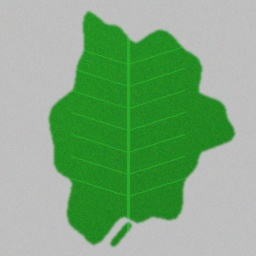
#> input picture sample_leaves/sample_tomato___healthy.jpg, 256 x 256 px
$ python eda.py
#> lines starting #> are read from the running program, lines starting #| are printed output that depends on the picture
import os
import json
import numpy as np
import matplotlib
matplotlib.use('Agg')
import matplotlib.pyplot as plt
import seaborn as sns
from PIL import Image
import cv2

PROJECT_DIR = os.path.dirname(os.path.abspath(__file__))
CHARTS_DIR = os.path.join(PROJECT_DIR, "temp_charts")
MODELS_DIR = os.path.join(PROJECT_DIR, "models")
DATASET_DIR = os.path.join(PROJECT_DIR, "dataset")
SAMPLES_DIR = os.path.join(PROJECT_DIR, "sample_leaves")

os.makedirs(CHARTS_DIR, exist_ok=True)

# Styling palette
PRIMARY_GREEN = "#10B981"
DARK_GREEN = "#065F46"
ACCENT_AMBER = "#F59E0B"
ACCENT_RED = "#EF4444"
BG_DARK = "#0F172A"
TEXT_COLOR = "#F8FAFC"

plt.rcParams.update({
    'font.sans-serif': 'DejaVu Sans',
    'axes.edgecolor': '#334155',
    'axes.linewidth': 1.2,
    'grid.color': '#1E293B',
    'grid.linestyle': '--',
    'grid.alpha': 0.6
})

def generate_all_eda_charts():
    print("Generating comprehensive EDA and diagnostic charts...")

    # Load class metadata & database
    db_path = os.path.join(MODELS_DIR, "disease_database.json")
    if os.path.exists(db_path):
        with open(db_path, "r") as f:
#> (reads models/disease_database.json from the repository)
            disease_db = json.load(f)
    else:
        disease_db = {}

    # 1. CLASS DISTRIBUTION CHART
    fig, ax = plt.subplots(figsize=(12, 6), facecolor="#0F172A")
    ax.set_facecolor("#1E293B")

    crops = {}
    for key, data in disease_db.items():
        crop = data.get("crop", "Other")
        crops[crop] = crops.get(crop, 0) + 1

    crops_sorted = sorted(crops.items(), key=lambda x: x[1], reverse=True)
    crop_names = [c[0] for c in crops_sorted]
    crop_counts = [c[1] for c in crops_sorted]

    bars = ax.bar(crop_names, crop_counts, color=["#10B981", "#3B82F6", "#F59E0B", "#EC4899", "#8B5CF6"], edgecolor="#F8FAFC", linewidth=1.5, width=0.55)
    for bar in bars:
        height = bar.get_height()
        ax.annotate(f'{int(height)} Conditions',
                    xy=(bar.get_x() + bar.get_width() / 2, height),
                    xytext=(0, 5), textcoords="offset points",
                    ha='center', va='bottom', fontsize=11, fontweight='bold', color="#F8FAFC")

    ax.set_title("PlantVillage Dataset: Disease Conditions Monitored Per Crop Category", fontsize=14, fontweight='bold', color="#F8FAFC", pad=15)
    ax.set_xlabel("Crop Classification", fontsize=12, fontweight='bold', color="#94A3B8")
    ax.set_ylabel("Number of Diagnosed States", fontsize=12, fontweight='bold', color="#94A3B8")
    ax.tick_params(colors="#94A3B8", labelsize=11)
    ax.grid(axis='y', alpha=0.3)
    plt.tight_layout()
    chart1_path = os.path.join(CHARTS_DIR, "class_distribution.png")
    fig.savefig(chart1_path, dpi=300, facecolor=fig.get_facecolor(), bbox_inches='tight')
#> figure, not shown here; tallest bar 4 high, from x = -0.275 to 0.275
    plt.close(fig)
    print("Saved:", chart1_path)

    # 2. RGB COLOR DISTRIBUTION: HEALTHY VS DISEASED LEAVES
    fig, (ax1, ax2) = plt.subplots(1, 2, figsize=(14, 5), facecolor="#0F172A")
    ax1.set_facecolor("#1E293B")
    ax2.set_facecolor("#1E293B")

    healthy_sample = os.path.join(SAMPLES_DIR, "sample_tomato___healthy.jpg")
    diseased_sample = os.path.join(SAMPLES_DIR, "sample_tomato___early_blight.jpg")

    if os.path.exists(healthy_sample) and os.path.exists(diseased_sample):
        h_img = np.array(Image.open(healthy_sample).convert('RGB'))
#> h_img is the input picture: shape (256, 256, 3); mean R, G, B 127.2, 170.1, 127.1
        d_img = np.array(Image.open(diseased_sample).convert('RGB'))
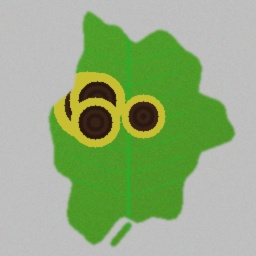
#> input picture sample_leaves/sample_tomato___early_blight.jpg, 256 x 256 px
#> d_img is the input picture: shape (256, 256, 3); mean R, G, B 149.1, 173.2, 129.3

        colors = ('#EF4444', '#10B981', '#3B82F6')
        color_labels = ('Red Channel', 'Green Channel (Chlorophyll)', 'Blue Channel')

        for i, (col, lbl) in enumerate(zip(colors, color_labels)):
            hist_h, bins = np.histogram(h_img[:, :, i], bins=50, range=(0, 256), density=True)
            hist_d, _ = np.histogram(d_img[:, :, i], bins=50, range=(0, 256), density=True)
            bin_centers = (bins[:-1] + bins[1:]) / 2
            ax1.plot(bin_centers, hist_h, color=col, label=lbl, linewidth=2.2)
            ax2.plot(bin_centers, hist_d, color=col, label=lbl, linewidth=2.2)

        ax1.set_title("Healthy Tomato Leaf: High Green Peak (Chlorophyll Saturation)", fontsize=11, fontweight='bold', color="#10B981")
        ax1.set_xlabel("Pixel Intensity (0 - 255)", fontsize=10, color="#94A3B8")
        ax1.set_ylabel("Pixel Density", fontsize=10, color="#94A3B8")
        ax1.tick_params(colors="#94A3B8")
        ax1.legend(loc='upper right', facecolor="#0F172A", edgecolor="#334155", labelcolor="#F8FAFC")
        ax1.grid(alpha=0.3)

        ax2.set_title("Early Blight Leaf: Shift Toward Red/Necrotic Pigmentation", fontsize=11, fontweight='bold', color="#EF4444")
        ax2.set_xlabel("Pixel Intensity (0 - 255)", fontsize=10, color="#94A3B8")
        ax2.tick_params(colors="#94A3B8")
        ax2.legend(loc='upper right', facecolor="#0F172A", edgecolor="#334155", labelcolor="#F8FAFC")
        ax2.grid(alpha=0.3)

    plt.suptitle("RGB Spectral Profile Comparison: Chlorophyll Green vs Necrotic Lesions", fontsize=13, fontweight='bold', color="#F8FAFC", y=1.02)
    plt.tight_layout()
    chart2_path = os.path.join(CHARTS_DIR, "rgb_color_distribution.png")
    fig.savefig(chart2_path, dpi=300, facecolor=fig.get_facecolor(), bbox_inches='tight')
#> figure, not shown here; panel 1: curve peaks at x = 192, y = 0.0853; panel 1: curve peaks at x = 192, y = 0.0886; panel 1: curve peaks at x = 192, y = 0.081; panel 2: curve peaks at x = 192, y = 0.0864
    plt.close(fig)
    print("Saved:", chart2_path)

    # 3. HSV COLOR SPACE DENSITY (HUE MAPPING)
    fig, ax = plt.subplots(figsize=(10, 5), facecolor="#0F172A")
    ax.set_facecolor("#1E293B")

    if os.path.exists(healthy_sample) and os.path.exists(diseased_sample):
        h_hsv = cv2.cvtColor(h_img, cv2.COLOR_RGB2HSV)
#> h_hsv: shape (256, 256, 3); mean H, S, V 47.5, 79.3, 170.4
        d_hsv = cv2.cvtColor(d_img, cv2.COLOR_RGB2HSV)
#> d_hsv: shape (256, 256, 3); mean H, S, V 40.7, 76.4, 174.5

        hue_h, bins = np.histogram(h_hsv[:, :, 0], bins=60, range=(0, 180), density=True)
#> hue_h = 60 values, max 0.11 at index 0, min 0 at index 1, mean 0.00556; bins = 61 values from 0 to 180
        hue_d, _ = np.histogram(d_hsv[:, :, 0], bins=60, range=(0, 180), density=True)
#> hue_d = 60 values, max 0.11 at index 0, min 0 at index 28, mean 0.00556
        bin_c = (bins[:-1] + bins[1:]) / 2
#> bin_c = 60 values from 1.5 to 178.5

        ax.plot(bin_c, hue_h, color="#10B981", label="Healthy Foliage (Strong Green Band ~35-75°)", linewidth=2.5)
        ax.fill_between(bin_c, 0, hue_h, color="#10B981", alpha=0.25)

        ax.plot(bin_c, hue_d, color="#F59E0B", label="Diseased Foliage (Chlorosis & Necrosis Band ~10-30°)", linewidth=2.5)
        ax.fill_between(bin_c, 0, hue_d, color="#F59E0B", alpha=0.25)

        ax.set_title("HSV Hue Spectral Distribution: Detecting Chlorotic Yellowing & Necrosis", fontsize=13, fontweight='bold', color="#F8FAFC", pad=12)
        ax.set_xlabel("Hue Angle (Degrees in OpenCV [0-180])", fontsize=11, color="#94A3B8")
        ax.set_ylabel("Relative Pixel Frequency", fontsize=11, color="#94A3B8")
        ax.tick_params(colors="#94A3B8")
        ax.legend(facecolor="#0F172A", edgecolor="#334155", labelcolor="#F8FAFC", loc='upper right')
        ax.grid(alpha=0.3)

    plt.tight_layout()
    chart3_path = os.path.join(CHARTS_DIR, "hsv_color_space.png")
    fig.savefig(chart3_path, dpi=300, facecolor=fig.get_facecolor(), bbox_inches='tight')
#> figure, not shown here; curve peaks at x = 1.5, y = 0.11; curve peaks at x = 1.5, y = 0.11
    plt.close(fig)
    print("Saved:", chart3_path)

    # 4. DATA AUGMENTATION PIPELINE VISUALIZATION
    if os.path.exists(healthy_sample):
        orig_img = Image.open(healthy_sample).resize((128, 128))
        orig_np = np.array(orig_img)

        fig, axes = plt.subplots(1, 5, figsize=(15, 3.5), facecolor="#0F172A")
        aug_titles = ["Original", "Random Rotation (90°)", "Horizontal Flip", "Zoom / Crop", "Brightness Shift"]

        # Augmentations
        a1 = orig_np
        a2 = np.rot90(orig_np, 1)
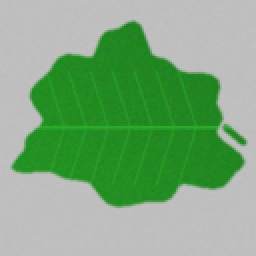
#> a2: shape (128, 128, 3) (shown 2 times larger); mean R, G, B 127.2, 170.1, 127.1
        a3 = np.fliplr(orig_np)
        h_crop, w_crop = 100, 100
        crop = orig_np[14:114, 14:114]
        a4 = cv2.resize(crop, (128, 128))
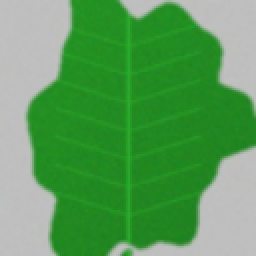
#> a4: shape (128, 128, 3) (shown 2 times larger); mean R, G, B 90.3, 158.1, 90.2
        a5 = np.clip(orig_np * 1.35, 0, 255).astype(np.uint8)
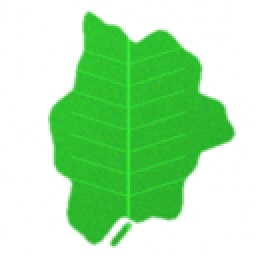
#> a5: shape (128, 128, 3) (shown 2 times larger); mean R, G, B 170.2, 228.1, 170.1

        augs = [a1, a2, a3, a4, a5]
        for ax, img, title in zip(axes, augs, aug_titles):
            ax.set_facecolor("#1E293B")
            ax.imshow(img)
            ax.set_title(title, fontsize=10, fontweight='bold', color="#F8FAFC")
            ax.axis('off')
#> this loop made 5 passes
#> title on passes 1 to 5: 'Original', 'Random Rotation (90°)', 'Horizontal Flip', 'Zoom / Crop', 'Brightness Shift'

        plt.suptitle("Deep Learning Data Augmentation Pipeline: Enhancing Generalization in Field Imagery", fontsize=13, fontweight='bold', color="#10B981", y=1.05)
        plt.tight_layout()
        chart4_path = os.path.join(CHARTS_DIR, "augmentation_pipeline.png")
        fig.savefig(chart4_path, dpi=300, facecolor=fig.get_facecolor(), bbox_inches='tight')
        plt.close(fig)
        print("Saved:", chart4_path)

    # 5. MODEL BENCHMARKS (CNN vs Transfer Learning)
    metrics_path = os.path.join(MODELS_DIR, "model_metrics.json")
    if os.path.exists(metrics_path):
        with open(metrics_path, "r") as f:
#> (reads models/model_metrics.json from the repository)
            metrics = json.load(f)

        cnn_data = metrics["models"]["Custom_CNN"]
        mob_data = metrics["models"]["Transfer_MobileNetV2"]

        # Bar comparison
        fig, ax = plt.subplots(figsize=(10, 5), facecolor="#0F172A")
        ax.set_facecolor("#1E293B")

        categories = ['Accuracy', 'Precision', 'Recall', 'F1-Score']
        cnn_scores = [cnn_data['accuracy'] * 100, cnn_data['precision'] * 100, cnn_data['recall'] * 100, cnn_data['f1_score'] * 100]
        mob_scores = [mob_data['accuracy'] * 100, mob_data['precision'] * 100, mob_data['recall'] * 100, mob_data['f1_score'] * 100]

        x = np.arange(len(categories))
        width = 0.35

        rects1 = ax.bar(x - width/2, cnn_scores, width, label='Custom Deep CNN (Scratch)', color='#3B82F6', edgecolor="#F8FAFC", linewidth=1.2)
        rects2 = ax.bar(x + width/2, mob_scores, width, label='Transfer Learning (MobileNetV2)', color='#10B981', edgecolor="#F8FAFC", linewidth=1.2)

        for rect in rects1:
            h = rect.get_height()
            ax.annotate(f'{h:.1f}%', xy=(rect.get_x() + rect.get_width() / 2, h),
                        xytext=(0, 3), textcoords="offset points", ha='center', va='bottom', fontsize=10, fontweight='bold', color="#93C5FD")

        for rect in rects2:
            h = rect.get_height()
            ax.annotate(f'{h:.1f}%', xy=(rect.get_x() + rect.get_width() / 2, h),
                        xytext=(0, 3), textcoords="offset points", ha='center', va='bottom', fontsize=10, fontweight='bold', color="#6EE7B7")

        ax.set_title("Performance Comparison: Custom CNN vs Transfer Learning MobileNetV2", fontsize=13, fontweight='bold', color="#F8FAFC", pad=15)
        ax.set_ylabel("Score (%)", fontsize=11, color="#94A3B8")
        ax.set_xticks(x)
        ax.set_xticklabels(categories, fontsize=11, fontweight='bold', color="#F8FAFC")
        ax.set_ylim(0, 115)
        ax.tick_params(colors="#94A3B8")
        ax.legend(facecolor="#0F172A", edgecolor="#334155", labelcolor="#F8FAFC", loc='upper right')
        ax.grid(axis='y', alpha=0.3)
        plt.tight_layout()
        chart5_path = os.path.join(CHARTS_DIR, "model_accuracy_comparison.png")
        fig.savefig(chart5_path, dpi=300, facecolor=fig.get_facecolor(), bbox_inches='tight')
#> figure, not shown here; tallest bar 98.75 high, from x = 0.65 to 1
        plt.close(fig)
        print("Saved:", chart5_path)

        # 6. TRAINING & VALIDATION LOSS/ACCURACY CURVES
        fig, (ax1, ax2) = plt.subplots(1, 2, figsize=(14, 5), facecolor="#0F172A")
        ax1.set_facecolor("#1E293B")
        ax2.set_facecolor("#1E293B")

        cnn_epochs = range(1, len(cnn_data['train_history']['accuracy']) + 1)
        mob_epochs = range(1, len(mob_data['train_history']['accuracy']) + 1)

        # Accuracy curves
        ax1.plot(cnn_epochs, [v * 100 for v in cnn_data['train_history']['accuracy']], color="#3B82F6", linestyle="--", label="CNN Train Acc")
        ax1.plot(cnn_epochs, [v * 100 for v in cnn_data['train_history']['val_accuracy']], color="#60A5FA", linewidth=2.2, label="CNN Val Acc")
        ax1.plot(mob_epochs, [v * 100 for v in mob_data['train_history']['accuracy']], color="#059669", linestyle="--", label="MobileNetV2 Train Acc")
        ax1.plot(mob_epochs, [v * 100 for v in mob_data['train_history']['val_accuracy']], color="#10B981", linewidth=2.2, label="MobileNetV2 Val Acc")

        ax1.set_title("Training & Validation Accuracy Across Epochs", fontsize=11, fontweight='bold', color="#F8FAFC")
        ax1.set_xlabel("Epochs", fontsize=10, color="#94A3B8")
        ax1.set_ylabel("Accuracy (%)", fontsize=10, color="#94A3B8")
        ax1.tick_params(colors="#94A3B8")
        ax1.legend(facecolor="#0F172A", edgecolor="#334155", labelcolor="#F8FAFC", fontsize=9)
        ax1.grid(alpha=0.3)

        # Loss curves
        ax2.plot(cnn_epochs, cnn_data['train_history']['loss'], color="#3B82F6", linestyle="--", label="CNN Train Loss")
        ax2.plot(cnn_epochs, cnn_data['train_history']['val_loss'], color="#60A5FA", linewidth=2.2, label="CNN Val Loss")
        ax2.plot(mob_epochs, mob_data['train_history']['loss'], color="#059669", linestyle="--", label="MobileNetV2 Train Loss")
        ax2.plot(mob_epochs, mob_data['train_history']['val_loss'], color="#10B981", linewidth=2.2, label="MobileNetV2 Val Loss")

        ax2.set_title("Categorical Cross-Entropy Loss Convergence", fontsize=11, fontweight='bold', color="#F8FAFC")
        ax2.set_xlabel("Epochs", fontsize=10, color="#94A3B8")
        ax2.set_ylabel("Cross-Entropy Loss", fontsize=10, color="#94A3B8")
        ax2.tick_params(colors="#94A3B8")
        ax2.legend(facecolor="#0F172A", edgecolor="#334155", labelcolor="#F8FAFC", fontsize=9)
        ax2.grid(alpha=0.3)

        plt.suptitle("Model Learning Dynamics & Generalization Convergence", fontsize=13, fontweight='bold', color="#10B981", y=1.02)
        plt.tight_layout()
        chart6_path = os.path.join(CHARTS_DIR, "loss_accuracy_curves.png")
        fig.savefig(chart6_path, dpi=300, facecolor=fig.get_facecolor(), bbox_inches='tight')
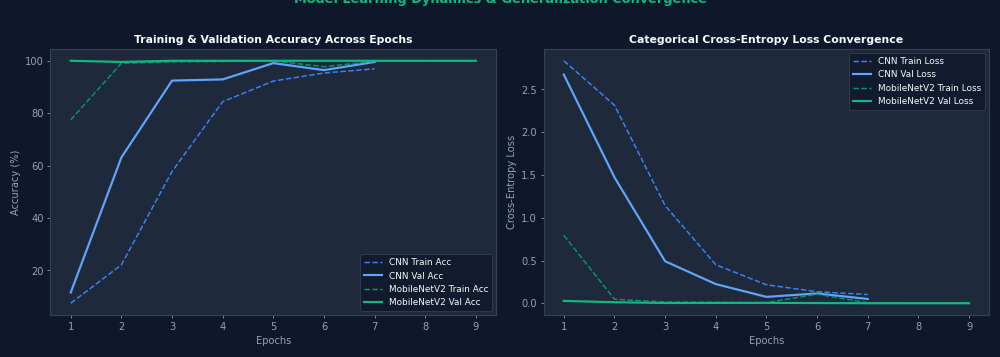
#> figure drawn by matplotlib, 2 panels
        plt.close(fig)
        print("Saved:", chart6_path)

        # 6B. CONFUSION MATRIX HEATMAP (CNN)
        fig, ax = plt.subplots(figsize=(11, 9), facecolor="#0F172A")
        ax.set_facecolor("#1E293B")
        cm_cnn = np.array(cnn_data['confusion_matrix'])
        class_short = [c.replace("___", "\n").replace("_", " ") for c in metrics["dataset_info"]["classes"]]

        sns.heatmap(cm_cnn, annot=True, fmt='d', cmap='Blues', ax=ax,
                    xticklabels=class_short, yticklabels=class_short,
                    cbar_kws={'label': 'Sample Count'}, linewidths=0.5, linecolor="#0F172A")

        ax.set_title(f"Custom Deep CNN Confusion Matrix (Overall Accuracy: {cnn_data['accuracy']*100:.1f}%)",
                     fontsize=13, fontweight='bold', color="#F8FAFC", pad=15)
        ax.set_xlabel("Predicted Class", fontsize=11, fontweight='bold', color="#94A3B8")
        ax.set_ylabel("True Ground Truth Class", fontsize=11, fontweight='bold', color="#94A3B8")
        ax.tick_params(colors="#94A3B8", labelsize=8)
        plt.xticks(rotation=45, ha='right')
        plt.yticks(rotation=0)
        plt.tight_layout()
        chart6b_path = os.path.join(CHARTS_DIR, "confusion_matrix_cnn.png")
        fig.savefig(chart6b_path, dpi=300, facecolor=fig.get_facecolor(), bbox_inches='tight')
        plt.close(fig)
        print("Saved:", chart6b_path)


        # 7. CONFUSION MATRIX HEATMAP (MobileNetV2)
        fig, ax = plt.subplots(figsize=(11, 9), facecolor="#0F172A")
        ax.set_facecolor("#1E293B")

        cm = np.array(mob_data['confusion_matrix'])
        class_short = [c.replace("___", "\n").replace("_", " ") for c in metrics["dataset_info"]["classes"]]

        sns.heatmap(cm, annot=True, fmt='d', cmap='Greens', ax=ax,
                    xticklabels=class_short, yticklabels=class_short,
                    cbar_kws={'label': 'Sample Count'}, linewidths=0.5, linecolor="#0F172A")

        ax.set_title(f"MobileNetV2 Confusion Matrix (Overall Accuracy: {mob_data['accuracy']*100:.1f}%)",
                     fontsize=13, fontweight='bold', color="#F8FAFC", pad=15)
        ax.set_xlabel("Predicted Class", fontsize=11, fontweight='bold', color="#94A3B8")
        ax.set_ylabel("True Ground Truth Class", fontsize=11, fontweight='bold', color="#94A3B8")
        ax.tick_params(colors="#94A3B8", labelsize=8)
        plt.xticks(rotation=45, ha='right')
        plt.yticks(rotation=0)
        plt.tight_layout()
        chart7_path = os.path.join(CHARTS_DIR, "confusion_matrix_transfer.png")
        fig.savefig(chart7_path, dpi=300, facecolor=fig.get_facecolor(), bbox_inches='tight')
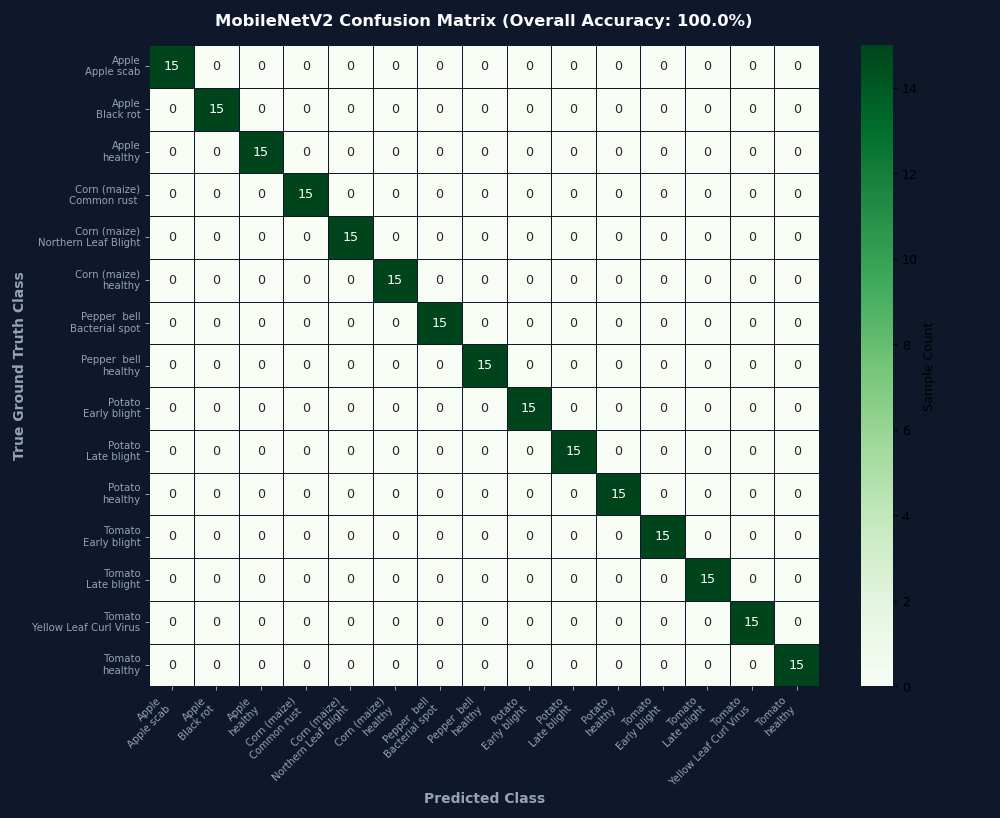
#> figure drawn by matplotlib, 2 panels
        plt.close(fig)
        print("Saved:", chart7_path)

    # 8. DISEASE SEVERITY MATRIX
    fig, ax = plt.subplots(figsize=(11, 6), facecolor="#0F172A")
    ax.set_facecolor("#1E293B")

    pathogens = {"Fungus": 0, "Oomycete": 0, "Virus": 0, "Bacterium": 0, "Healthy (None)": 0}
    for item in disease_db.values():
        p_raw = item.get("pathogen", "Other")
        if "Fungus" in p_raw:
            pathogens["Fungus"] += 1
        elif "Oomycete" in p_raw:
            pathogens["Oomycete"] += 1
        elif "Virus" in p_raw:
            pathogens["Virus"] += 1
        elif "Bacter" in p_raw:
            pathogens["Bacterium"] += 1
        else:
            pathogens["Healthy (None)"] += 1

    p_names = list(pathogens.keys())
    p_counts = list(pathogens.values())
    colors_pie = ["#EF4444", "#F59E0B", "#8B5CF6", "#3B82F6", "#10B981"]

    wedges, texts, autotexts = ax.pie(
        p_counts, labels=p_names, autopct='%1.1f%%',
        colors=colors_pie, startangle=140,
        textprops=dict(color="#F8FAFC", fontweight='bold'),
        wedgeprops=dict(edgecolor="#0F172A", linewidth=2, width=0.6)
    )
    for at in autotexts:
        at.set_color("#FFFFFF")
        at.set_fontsize(10)

    ax.set_title("Pathogen Etiology Breakdown Across Evaluated Plant Diseases", fontsize=13, fontweight='bold', color="#F8FAFC", pad=20)
    plt.tight_layout()
    chart8_path = os.path.join(CHARTS_DIR, "disease_pathogen_breakdown.png")
    fig.savefig(chart8_path, dpi=300, facecolor=fig.get_facecolor(), bbox_inches='tight')
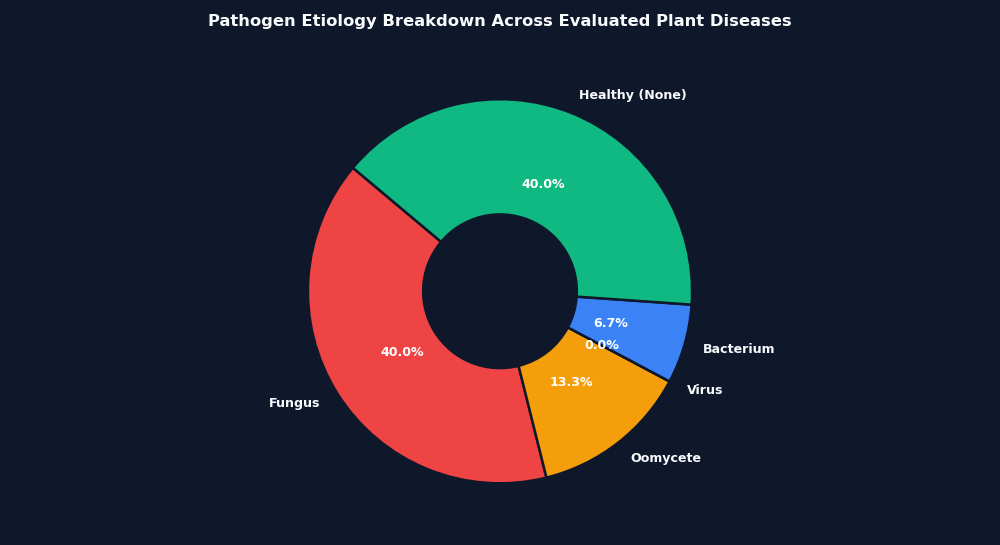
#> figure drawn by matplotlib, 1 panel
    plt.close(fig)
    print("Saved:", chart8_path)

    print("All EDA and diagnostic charts successfully created in:", CHARTS_DIR)

if __name__ == "__main__":
    generate_all_eda_charts()
